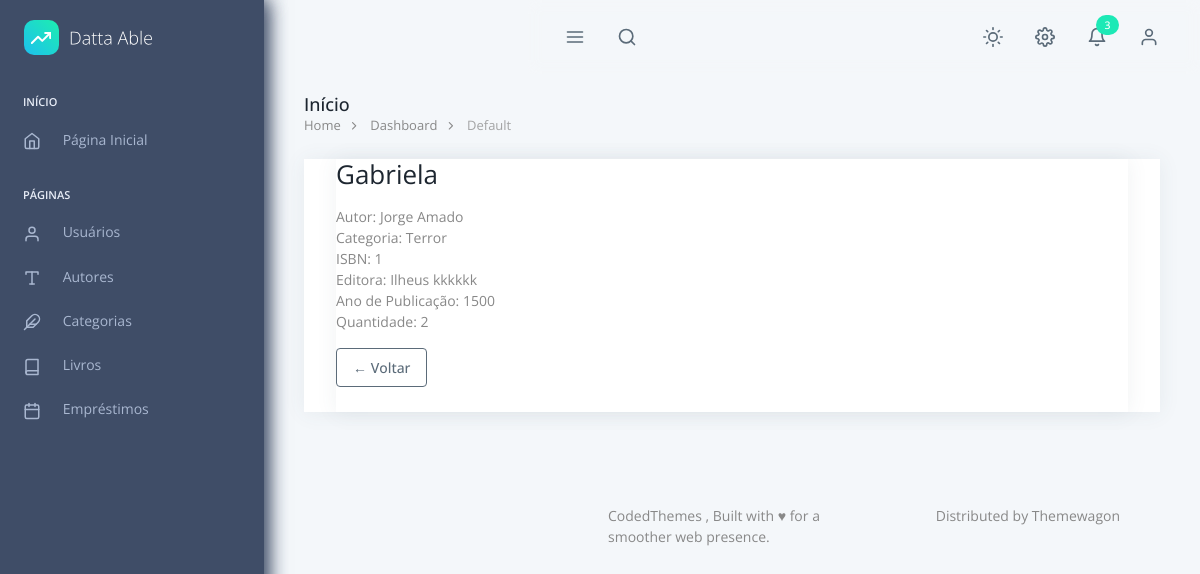
The app's page /livro/2/ (signed in) with its own data.
### livro/models.py (models this page shows, shortened)
class Livro(models.Model):
    nome = models.CharField(max_length=100)
    isbn = models.CharField("ISBN", max_length=13, unique=True)
    editora = models.CharField(max_length=100, blank=True, null=True)
    ano_publicacao = models.PositiveIntegerField(blank=True, null=True)
    quantidade = models.PositiveIntegerField("Estoque", default=1)
    autor = models.ForeignKey(Autor, on_delete=models.SET_NULL, null=True, blank=True)
    categoria = models.ForeignKey(Categoria, on_delete=models.SET_NULL, null=True, blank=True)
    class Meta:
        db_table = "Livro_livro"

### autor/models.py (models this page shows)
class Autor(models.Model):
    nome = models.CharField(max_length=100)
    nacionalidade = models.CharField(max_length=50, blank=True, null=True)
    class Meta:
        db_table = "Autor_autores"
        permissions = [
            ("detail_autor", "Pode ver o detalhe de autor"),
        ]
    def __str__(self):
        return self.nome

### categoria/models.py (models this page shows)
class Categoria(models.Model):
    nome = models.CharField(max_length=100, unique=True)
    descricao = models.TextField(blank=True, null=True)
    class Meta:
        db_table = "Categorias_categorias"
        permissions = [
            ("detail_categoria", "Pode ver o detalhe de categoria"),
        ]
    def __str__(self):
        return self.nome

### livro/views.py (the view)
# urls.py: path('<int:id_livro>/', views.detalha, name='index-detalha'),
@login_required
@permission_required('livro.detail_livro', raise_exception=True)
def detalha(request, id_livro):
    livro = Livro.objects.get(id=id_livro)
    return render(request, 'livro/detalha.html', {'livro': livro})

### templates/livro/detalha.html
{% extends "_base.html" %}
{% block content %}
<div class="container mt-4">
    <div class="card shadow-sm">
        <div class="card-body">
            <h3 class="card-title text-primary mb-4">{{ livro.nome }}</h3>
            <ul class="list-group list-group-flush">
                <li class="list-group-item"><strong>Autor:</strong> {{ livro.autor }}</li>
                <li class="list-group-item"><strong>Categoria:</strong> {{ livro.categoria }}</li>
                <li class="list-group-item"><strong>ISBN:</strong> {{ livro.isbn }}</li>
                <li class="list-group-item"><strong>Editora:</strong> {{ livro.editora }}</li>
                <li class="list-group-item"><strong>Ano de Publicação:</strong> {{ livro.ano_publicacao }}</li>
                <li class="list-group-item"><strong>Quantidade:</strong> {{ livro.quantidade }}</li>
            </ul>
            <div class="mt-4">
                <a href="/livro/" class="btn btn-outline-secondary">
                    ← Voltar
                </a>
            </div>
        </div>
    </div>
</div>
{% endblock %}

### records on screen
Livro: nome "Gabriela", autor "Jorge Amado", categoria "Terror", isbn "1", editora "Ilheus kkkkkk", ano_publicacao "1500", quantidade "2"
